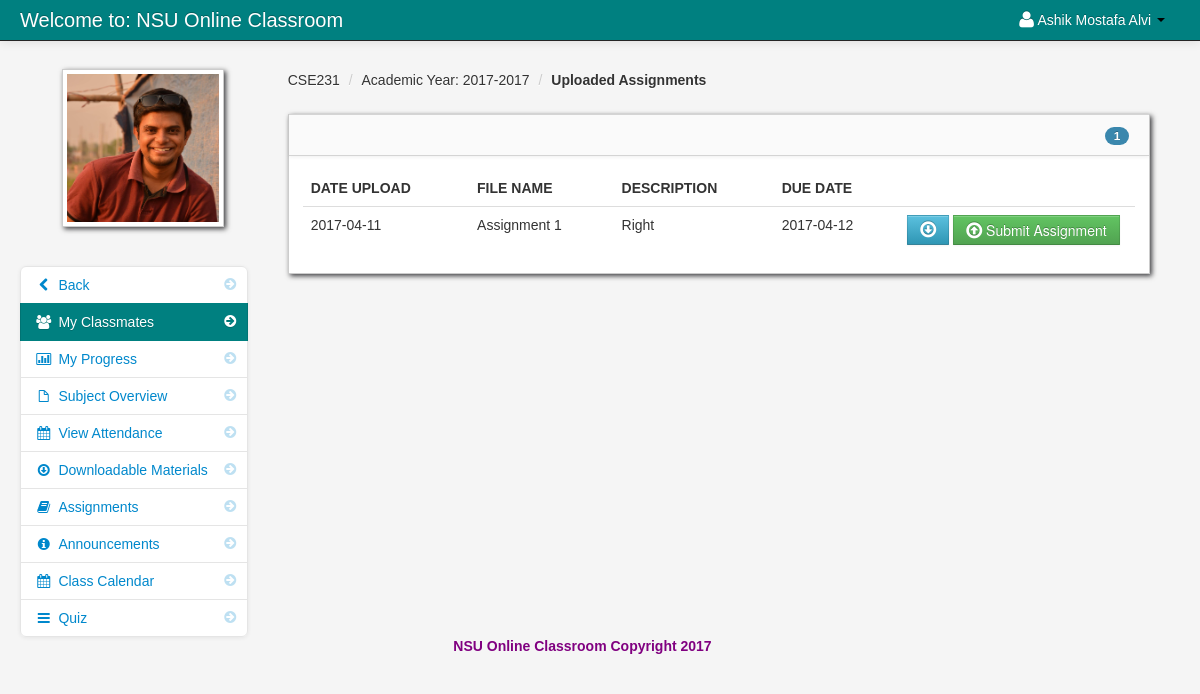
The app's page /assignment_student.php?id=21 (signed in) with its own data.
### tables this page shows
CREATE TABLE `student` (
  `student_id` int(11) NOT NULL,
  `firstname` varchar(100) NOT NULL,
  `lastname` varchar(100) NOT NULL,
  `class_id` int(11) NOT NULL,
  `username` varchar(100) NOT NULL,
  `password` varchar(100) NOT NULL,
  `email` varchar(100) NOT NULL,
  `contact_number` int(12) NOT NULL,
  `location` varchar(100) NOT NULL,
  `status` varchar(100) NOT NULL
);

CREATE TABLE `teacher_class` (
  `teacher_class_id` int(11) NOT NULL,
  `teacher_id` int(11) NOT NULL,
  `class_id` int(11) NOT NULL,
  `semester` varchar(100) NOT NULL,
  `thumbnails` varchar(100) NOT NULL,
  `school_year` varchar(100) NOT NULL,
  `class_title` varchar(100) NOT NULL,
  `description` longtext NOT NULL,
  `Credit` int(11) NOT NULL,
  `Pre_req` varchar(100) NOT NULL
);

CREATE TABLE `class` (
  `class_id` int(11) NOT NULL,
  `class_name` varchar(100) NOT NULL
);

CREATE TABLE `assignment` (
  `assignment_id` int(11) NOT NULL,
  `floc` varchar(300) NOT NULL,
  `fdatein` date NOT NULL,
  `fdue_date` date NOT NULL,
  `fdesc` varchar(100) NOT NULL,
  `teacher_id` int(11) NOT NULL,
  `class_id` int(11) NOT NULL,
  `fname` varchar(100) NOT NULL
);

### session.php (called while the page is built, shortened)
<?php
$session_id=$_SESSION['id'];
?>

### assignment_student.php (the view, shortened to what this page needs)
<?php include('header_dashboard.php'); ?>
<?php include('session.php'); ?>
<?php $get_id = $_GET['id']; ?>
    <body>
		<?php include('navbar_student.php'); ?>
        <div class="container-fluid">
            <div class="row-fluid">
				<?php include('my_classmates_link.php'); ?>
                <div class="span9" id="content">
                     <div class="row-fluid">
										<?php $class_query = mysql_query("select * from teacher_class
										LEFT JOIN class ON class.class_id = teacher_class.class_id
										where teacher_class_id = '$get_id'")or die(mysql_error());
										$class_row = mysql_fetch_array($class_query);
										?>
					     <ul class="breadcrumb">
							<li><a href="#"><?php echo $class_row['class_name']; ?></a> <span class="divider">/</span></li>
							<li><a href="#">Academic Year: <?php echo $class_row['school_year']; ?></a> <span class="divider">/</span></li>
							<li><a href="#"><b>Uploaded Assignments</b></a></li>
						</ul>
                        <div id="block_bg" class="block">
                            <div class="navbar navbar-inner block-header">
								<?php $query = mysql_query("select * FROM assignment where class_id = '$get_id'  order by fdatein DESC")or die(mysql_error());
									  $count  = mysql_num_rows($query);
								?>
                                <div id="" class="muted pull-right"><span class="badge badge-info"><?php echo $count; ?></span></div>
                            </div>
                            <div class="block-content collapse in">
                                <div class="span12">
								<?php
									$query = mysql_query("select * FROM assignment where class_id = '$get_id'  order by fdatein DESC")or die(mysql_error());
									$count = mysql_num_rows($query);
									if ($count == '0'){?>
									<div class="alert alert-info">No Assignment Currently Uploaded</div>
									<?php
									}else{
								?>
  											<table cellpadding="0" cellspacing="0" border="0" class="table" id="">
										<thead>
										        <tr>
												<th>Date Upload</th>
												<th>File Name</th>
												<th>Description</th>
												<th>Due Date</th>
												<th></th>
												</tr>
										</thead>
										<tbody>
                              		<?php
										$query = mysql_query("select * FROM assignment where class_id = '$get_id'  order by fdatein DESC")or die(mysql_error());
										while($row = mysql_fetch_array($query)){
										$id  = $row['assignment_id'];
										$floc = $row['floc'];
									?>
										<tr>
										 <td><?php echo $row['fdatein']; ?></td>
                                         <td><?php  echo $row['fname']; ?></td>
                                         <td><?php echo $row['fdesc']; ?></td>
                                         <td><?php echo $row['fdue_date']; ?></td>
                                         <td width="220">
										 <form id="assign" method="post" action="submit_assignment.php<?php echo '?id='.$get_id ?>&<?php echo 'post_id='.$id ?>">
										 <?php
											if ($floc == ""){
											}else{
										 ?>
										  <a data-placement="bottom" title="Download" id="<?php echo $id; ?>download"  class="btn btn-info" href="<?php echo $row['floc']; ?>"><i class="icon-download icon-large"></i></a>
										<?php } ?>
										 <button  data-placement="bottom" title="Submit Assignment" id="<?php echo $id; ?>submit" class="btn btn-success" name="btn_assign"><i class="icon-upload icon-large"></i> Submit Assignment</button>
										 </form>
										 </td>
                                </tr>
						 <?php } ?>
										</tbody>
									</table>
						 <?php } ?>
                                </div>
                            </div>
                        </div>
                    </div>
                </div>
            </div>
		<?php include('footer.php'); ?>
        </div>
		<?php include('script.php'); ?>
    </body>
</html>

### navbar_student.php (shortened to what this page needs)
<div class="navbar navbar-fixed-top navbar-inverse">
        <div class="navbar-inner">
            <div class="container-fluid">
                <a class="brand" href="#">Welcome to: NSU Online Classroom</a>
					<div class="nav-collapse collapse">
						<ul class="nav pull-right">
							<?php $query= mysql_query("select * from student where student_id = '$session_id'")or die(mysql_error());
									$row = mysql_fetch_array($query);
							?>
							<li class="dropdown">
								<a href="#" role="button" class="dropdown-toggle" data-toggle="dropdown"> <i class="icon-user icon-large"></i><?php echo $row['firstname']." ".$row['lastname'];  ?> <i class="caret"></i></a>
							</li>
						</ul>
					</div>
            </div>
        </div>
</div>

### my_classmates_link.php
<div class="span3" id="sidebar">
	<img id="avatar" src="admin/<?php echo $row['location']; ?>" class="img-polaroid">
		<ul class="nav nav-list bs-docs-sidenav nav-collapse collapse">
				<li class=""><a href="dashboard_student.php"><i class="icon-chevron-right"></i><i class="icon-chevron-left"></i>&nbsp;Back</a></li>
				<li class="active"><a href="my_classmates.php<?php echo '?id='.$get_id; ?>"><i class="icon-chevron-right"></i><i class="icon-group"></i>&nbsp;My Classmates</a></li>
				<li class=""><a href="progress.php<?php echo '?id='.$get_id; ?>"><i class="icon-chevron-right"></i><i class="icon-bar-chart"></i>&nbsp;My Progress</a></li>
				<li class=""><a href="subject_overview_student.php<?php echo '?id='.$get_id; ?>"><i class="icon-chevron-right"></i><i class="icon-file"></i>&nbsp;Subject Overview</a></li>
				<li class=""><a href="student_attendance.php<?php echo '?id='.$get_id; ?>"><i class="icon-chevron-right"></i><i class="icon-calendar"></i>&nbsp;View Attendance</a></li>
				<li class=""><a href="downloadable_student.php<?php echo '?id='.$get_id; ?>"><i class="icon-chevron-right"></i><i class="icon-download"></i>&nbsp;Downloadable Materials</a></li>
				<li class=""><a href="assignment_student.php<?php echo '?id='.$get_id; ?>"><i class="icon-chevron-right"></i><i class="icon-book"></i>&nbsp;Assignments</a></li>
				<li class=""><a href="announcements_student.php<?php echo '?id='.$get_id; ?>"><i class="icon-chevron-right"></i><i class="icon-info-sign"></i>&nbsp;Announcements</a></li>
				<li class=""><a href="class_calendar_student.php<?php echo '?id='.$get_id; ?>"><i class="icon-chevron-right"></i><i class="icon-calendar"></i>&nbsp;Class Calendar</a></li>
				<li class=""><a href="student_quiz_list.php<?php echo '?id='.$get_id; ?>"><i class="icon-chevron-right"></i><i class="icon-reorder"></i>&nbsp;Quiz</a></li>
		</ul>
</div>

### admin/assets/styles.css (style rules this page uses)
body { padding-top: 60px; padding-bottom: 40px; background-color: #f5f5f5; }
#content { margin-left:0px; }
.breadcrumb { margin: 0 0 0px; padding: 10px 0px; background-color: transparent; }
.block { background: url("../images/pixel-60fff.png") repeat scroll 0 0 rgba(0, 0, 0, 0) !important; border: 1px solid #ccc; background: white; margin: 1em 0em; border-top: none; -webkit-box-shadow: 2px 2px 5px rgba(0, 0, 6, 0.75); -moz-box-shadow: 2px 2px 5px rgba(0, 0, 6, 0.75); box-shadow: 2px 2px 5px rgba(0, 0, 6, 0.75); }
.block-content { margin: 1em; min-height: .25em; }
.block-header { margin-bottom: 0px; border-right: none; border-left: none; -webkit-border-radius: 0px; -moz-border-radius: 0px; border-radius: 0px; }
.block-header div { padding-top: 10px; }
.bs-docs-sidenav { max-width: 228px; margin: 30px 0 0; padding: 0; background-color: #fff; -webkit-border-radius: 6px; -moz-border-radius: 6px; border-radius: 6px; -webkit-box-shadow: 0 1px 4px rgba(0,0,0,.065); -moz-box-shadow: 0 1px 4px rgba(0,0,0,.065); box-shadow: 0 1px 4px rgba(0,0,0,.065); }
.bs-docs-sidenav > li > a { display: block; width: 190px \9; margin: 0 0 -1px; padding: 8px 14px; border: 1px solid #e5e5e5; }
.bs-docs-sidenav > li:first-child > a { -webkit-border-radius: 6px 6px 0 0; -moz-border-radius: 6px 6px 0 0; border-radius: 6px 6px 0 0; }
.bs-docs-sidenav > li:last-child > a { -webkit-border-radius: 0 0 6px 6px; -moz-border-radius: 0 0 6px 6px; border-radius: 0 0 6px 6px; }
.bs-docs-sidenav > .active > a { position: relative; z-index: 2; padding: 9px 15px; border: 0; text-shadow: 0 1px 0 rgba(0,0,0,.15); -webkit-box-shadow: inset 1px 0 0 rgba(0,0,0,.1), inset -1px 0 0 rgba(0,0,0,.1); -moz-box-shadow: inset 1px 0 0 rgba(0,0,0,.1), inset -1px 0 0 rgba(0,0,0,.1); box-shadow: inset 1px 0 0 rgba(0,0,0,.1), inset -1px 0 0 rgba(0,0,0,.1); }
.bs-docs-sidenav .icon-chevron-right { float: right; margin-top: 2px; margin-right: -6px; opacity: .25; }
.bs-docs-sidenav .active .icon-chevron-right, .bs-docs-sidenav .active a:hover .icon-chevron-right { opacity: 1; }

### records on screen
student: firstname "Ashik Mostafa", lastname "Alvi", location (picture)
teacher_class: class.class_name "CSE231", school_year "2017-2017"
assignment: fdatein "2017-04-11", fname "Assignment 1", fdesc "Right", fdue_date "2017-04-12"

### other values on screen
$count "1"
